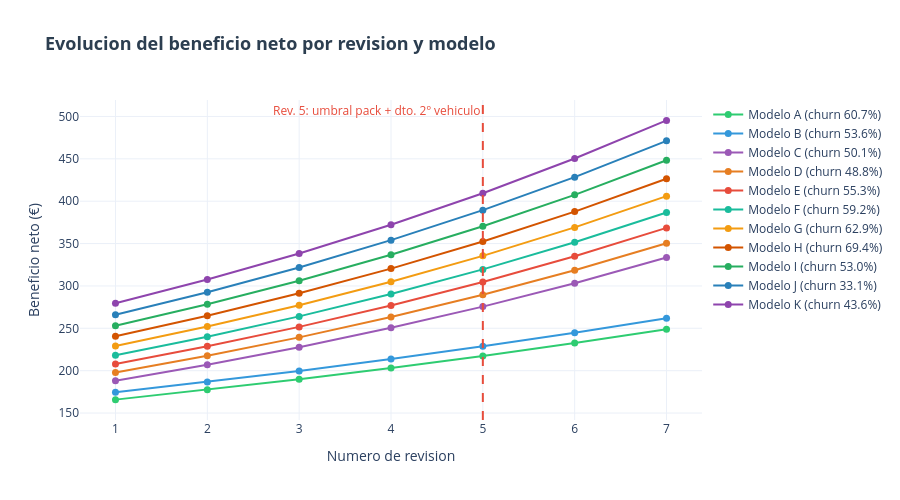

The notebook cell this image was saved under:
### Code cell
# Curva de beneficio neto por revision y modelo

# Construir df largo: una fila por (modelo, revision)
filas_rev = []
for modelo, base in modelos_info.items():
    alpha = 0.07 if modelo in ['A', 'B'] else 0.10
    for n in range(1, N_MAX + 1):
        filas_rev.append({
            'Modelo':        modelo,
            'Revision':      n,
            'Beneficio neto': round(base * ((1 + alpha) ** n) * 0.62, 2),
        })

df_rev = pd.DataFrame(filas_rev)

# Paleta de colores para cada modelo
colores = [
    '#2ecc71','#3498db','#9b59b6','#e67e22','#e74c3c',
    '#1abc9c','#f39c12','#d35400','#27ae60','#2980b9','#8e44ad'
]

fig = go.Figure()

for i, modelo in enumerate(sorted(modelos_info.keys())):
    subset = df_rev[df_rev['Modelo'] == modelo]
    churn_m = round(churn_por_modelo[modelo] * 100, 1)
    fig.add_trace(go.Scatter(
        x=subset['Revision'],
        y=subset['Beneficio neto'],
        mode='lines+markers',
        name='Modelo ' + modelo + ' (churn ' + str(churn_m) + '%)',
        line=dict(color=colores[i % len(colores)], width=2),
        marker=dict(size=7),
    ))

# Linea vertical en revision 5: umbral del pack
fig.add_vline(
    x=5, line_dash='dash', line_color='#e74c3c', line_width=2,
    annotation_text='Rev. 5: umbral pack + dto. 2º vehiculo',
    annotation_position='top left',
    annotation_font_color='#e74c3c',
)

fig.update_layout(
    title=dict(
        text='<b>Evolucion del beneficio neto por revision y modelo</b>',
        font=dict(size=18, color='#2c3e50')
    ),
    xaxis=dict(title='Numero de revision', tickmode='linear', dtick=1),
    yaxis=dict(title='Beneficio neto (€)'),
    template='plotly_white',
    height=500,
    legend=dict(orientation='v', x=1.01, y=1),
)

fig.show()

### Figure 1 — Plotly figure (JSON) as saved in the notebook; plotly's stock layout.template omitted (floating-point values rounded to 4 significant figures)
{"data": [{"line": {"color": "#2ecc71", "width": 2}, "marker": {"size": 7}, "mode": "lines+markers", "name": "Modelo A (churn 60.7%)", "type": "scatter", "x": [1, 2, 3, 4, 5, 6, 7], "y": [165.8, 177.5, 189.9, 203.2, 217.4, 232.6, 248.9]}, {"line": {"color": "#3498db", "width": 2}, "marker": {"size": 7}, "mode": "lines+markers", "name": "Modelo B (churn 53.6%)", "type": "scatter", "x": [1, 2, 3, 4, 5, 6, 7], "y": [174.5, 186.7, 199.8, 213.7, 228.7, 244.7, 261.8]}, {"line": {"color": "#9b59b6", "width": 2}, "marker": {"size": 7}, "mode": "lines+markers", "name": "Modelo C (churn 50.1%)", "type": "scatter", "x": [1, 2, 3, 4, 5, 6, 7], "y": [188.2, 207.1, 227.8, 250.5, 275.6, 303.1, 333.5]}, {"line": {"color": "#e67e22", "width": 2}, "marker": {"size": 7}, "mode": "lines+markers", "name": "Modelo D (churn 48.8%)", "type": "scatter", "x": [1, 2, 3, 4, 5, 6, 7], "y": [197.8, 217.6, 239.3, 263.2, 289.6, 318.5, 350.4]}, {"line": {"color": "#e74c3c", "width": 2}, "marker": {"size": 7}, "mode": "lines+markers", "name": "Modelo E (churn 55.3%)", "type": "scatter", "x": [1, 2, 3, 4, 5, 6, 7], "y": [208.0, 228.8, 251.7, 276.9, 304.6, 335, 368.5]}, {"line": {"color": "#1abc9c", "width": 2}, "marker": {"size": 7}, "mode": "lines+markers", "name": "Modelo F (churn 59.2%)", "type": "scatter", "x": [1, 2, 3, 4, 5, 6, 7], "y": [218.2, 240.1, 264.1, 290.5, 319.5, 351.5, 386.6]}, {"line": {"color": "#f39c12", "width": 2}, "marker": {"size": 7}, "mode": "lines+markers", "name": "Modelo G (churn 62.9%)", "type": "scatter", "x": [1, 2, 3, 4, 5, 6, 7], "y": [229.2, 252.1, 277.3, 305, 335.5, 369.1, 406.0]}, {"line": {"color": "#d35400", "width": 2}, "marker": {"size": 7}, "mode": "lines+markers", "name": "Modelo H (churn 69.4%)", "type": "scatter", "x": [1, 2, 3, 4, 5, 6, 7], "y": [240.8, 264.8, 291.3, 320.4, 352.5, 387.7, 426.5]}, {"line": {"color": "#27ae60", "width": 2}, "marker": {"size": 7}, "mode": "lines+markers", "name": "Modelo I (churn 53.0%)", "type": "scatter", "x": [1, 2, 3, 4, 5, 6, 7], "y": [253.0, 278.3, 306.2, 336.8, 370.4, 407.5, 448.2]}, {"line": {"color": "#2980b9", "width": 2}, "marker": {"size": 7}, "mode": "lines+markers", "name": "Modelo J (churn 33.1%)", "type": "scatter", "x": [1, 2, 3, 4, 5, 6, 7], "y": [266.0, 292.6, 321.8, 354.0, 389.4, 428.4, 471.2]}, {"line": {"color": "#8e44ad", "width": 2}, "marker": {"size": 7}, "mode": "lines+markers", "name": "Modelo K (churn 43.6%)", "type": "scatter", "x": [1, 2, 3, 4, 5, 6, 7], "y": [279.6, 307.6, 338.3, 372.2, 409.4, 450.3, 495.4]}], "layout": {"annotations": [{"font": {"color": "#e74c3c"}, "showarrow": false, "text": "Rev. 5: umbral pack + dto. 2º vehiculo", "x": 5, "xanchor": "right", "xref": "x", "y": 1, "yanchor": "top", "yref": "y domain"}], "height": 500, "legend": {"orientation": "v", "x": 1.01, "y": 1}, "shapes": [{"line": {"color": "#e74c3c", "dash": "dash", "width": 2}, "type": "line", "x0": 5, "x1": 5, "xref": "x", "y0": 0, "y1": 1, "yref": "y domain"}], "title": {"font": {"color": "#2c3e50", "size": 18}, "text": "<b>Evolucion del beneficio neto por revision y modelo</b>"}, "xaxis": {"dtick": 1, "tickmode": "linear", "title": {"text": "Numero de revision"}}, "yaxis": {"title": {"text": "Beneficio neto (€)"}}}}
